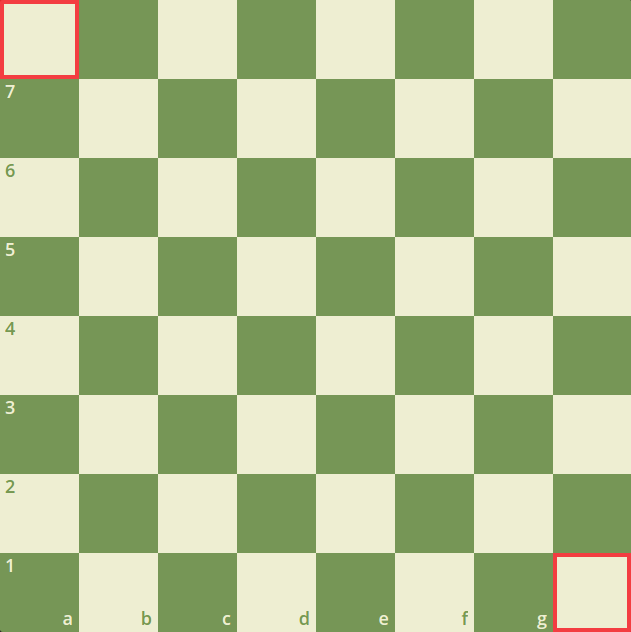
#> input picture AS3/src/image.png, 631 x 632 px
$ python Hw_3.py image.png
#> lines starting #> are read from the running program, lines starting #| are printed output that depends on the picture
import cv2
import sys
import numpy as np
import matplotlib.pyplot as plt
import matplotlib.lines as plt2

def getImage():
	if len(sys.argv) == 2:
		image = cv2.imread(sys.argv[1])
	elif len(sys.argv) < 2:
		cap = cv2.VideoCapture(0)
		for i in range(0,10):
			ret_val, image = cap.read()
		if ret_val:
			cv2.imwrite("capture.jpg", image)
	return image


def hough_transform(image_1 , image, num_rho = 135, num_theta = 135 , count = 512):

  edge_image = cv2.Canny(image,threshold1=30, threshold2=100)

  figure = plt.figure(figsize=(12, 12))

  # Subplots
  subplot1 = figure.add_subplot(1, 5, 1)
  subplot1.imshow(image)
  subplot1.set_title('Original Image')

  subplot2 = figure.add_subplot(1, 5, 2)
  subplot2.imshow(edge_image, cmap="gray")
  subplot2.set_title('Edge Detection')

  subplot3 = figure.add_subplot(1, 5, 4)
  subplot3.set_facecolor((0, 0, 0))
  subplot3.set_title('Hough Transform')

  subplot4 = figure.add_subplot(1, 5, 5)
  subplot4.imshow(image)
  subplot4.set_title('Detected Lines on Image')

  subplot5 = figure.add_subplot(1, 5, 3)
  subplot5.imshow(image_1)
  subplot5.set_title('Gray scale image')

  height = edge_image.shape[0]
  width = edge_image.shape[1]
  hh = np.divide(height,2)
  wh = np.divide(width,2)

  # diagonal calculations for maximum values to be a finite number of possible values.

  diagonal_len = np.sqrt(np.square(height) + np.square(width))
  diagonal_theta = 135 / num_theta
  diagonal_rho = (2 * diagonal_len) / num_rho

  # theta and ρ should have specific range
  thetas = np.arange(45,135 , step = diagonal_theta)
  rhos = np.arange(-diagonal_len, diagonal_len , step = diagonal_rho)


  cos_t = np.cos(np.deg2rad(thetas))
  sin_t = np.sin(np.deg2rad(thetas))


  # accumulator for 2d array of theta and rho
  accumulator = np.zeros((len(rhos), len(thetas)))

   # hough transform and making of matrix theta n rho for line
  for y in range(height):
     for x in range(width):
       if edge_image[y][x] != 0:
         edge_point = [y - hh, x - wh]
         rho_matrix,theta_matrix = [], []
         for theta_idx in range(len(thetas)):
           rho_d = (edge_point[0] * cos_t[theta_idx]) + (edge_point[1] * sin_t[theta_idx])
           theta = thetas[theta_idx]
           rho_idx = np.argmin(np.abs(rhos - rho_d))
           accumulator[rho_idx][theta_idx] += 1
           rho_matrix.append(rho_d)
           theta_matrix.append(theta)
         subplot3.plot(theta_matrix ,rho_matrix, color="green", alpha=0.05)

  for x in range(accumulator.shape[0]):
     for y in range(accumulator.shape[1]):

       if accumulator[x][y] > count:
         rho = rhos[x]
         theta =thetas[y]

         a = np.cos(np.deg2rad(theta))
         b = np.sin(np.deg2rad(theta))

         c = (a * rho) + wh
         d = (b * rho) + hh
         x1 = int(c + 1000 * (-b))
         y1 = int(d + 1000 * (a))
         x2 = int(c - 1000 * (-b))
         y2 = int(d - 1000 * (a))
         subplot3.plot([theta], [rho], marker='o', color="red")
         subplot4.add_line(plt2.Line2D([x1, x2], [y1, y2] , color = "Red"))
  plt.savefig("generated_plot.png")


def main():
    global image
    global filename
    image = getImage()
#> in getImage, image is the input picture: shape (632, 631, 3); mean B, G, R 147.1, 193, 178.1
    image_1 = cv2.cvtColor(image, cv2.COLOR_BGR2GRAY)
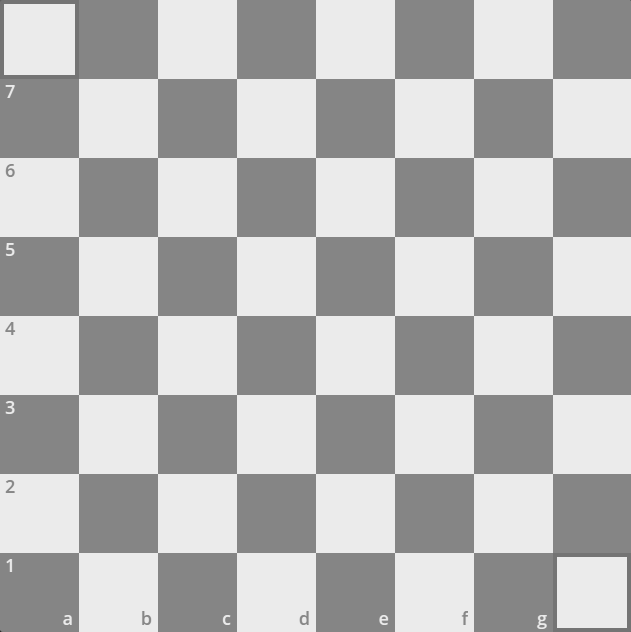
#> image_1: shape (632, 631); min 47, max 235, mean 183.3
    print("Processing Line detection transformations")
    hough_transform(image_1, image)
#> in hough_transform, `edge_image = cv2.Canny(image,threshold1=30, threshold2=100)`:
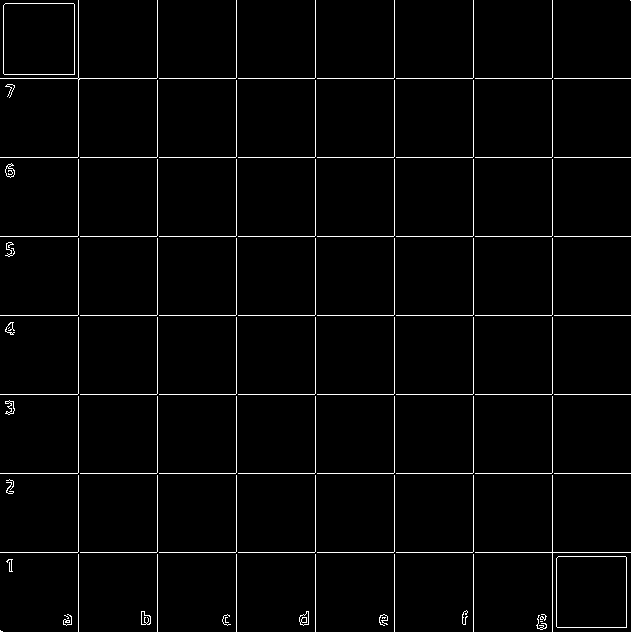
#> edge_image: shape (632, 631); 2.5% white in thin lines or dots
#> after the loop in hough_transform, `for y in range(height):`:
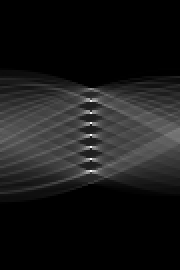
#> accumulator: shape (135, 90) float64 (shown 2 times larger); min 0, max 741, mean 73.3; drawn with min black and max white
#> in hough_transform, `plt.savefig("generated_plot.png")`:
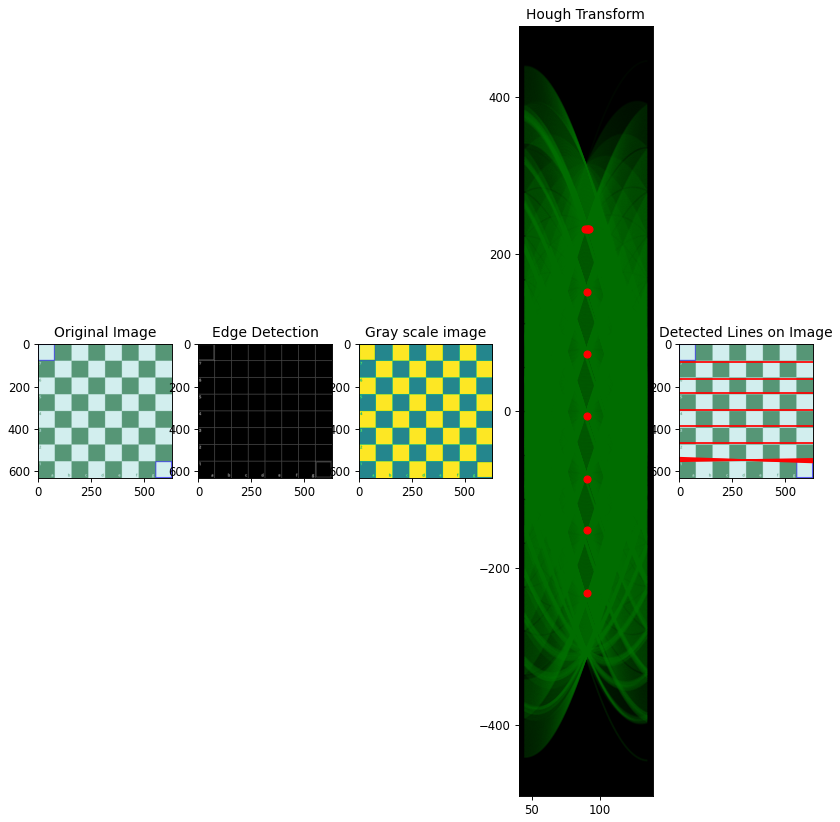
#> figure drawn by matplotlib, 5 panels; B, G, R data is drawn as R, G, B; panel 3: curve peaks at x = 134, y = 48.67; panel 3: curve peaks at x = 134, y = 105.5; panel 3: curve peaks at x = 134, y = 162.3

if __name__ == '__main__':
    main()
